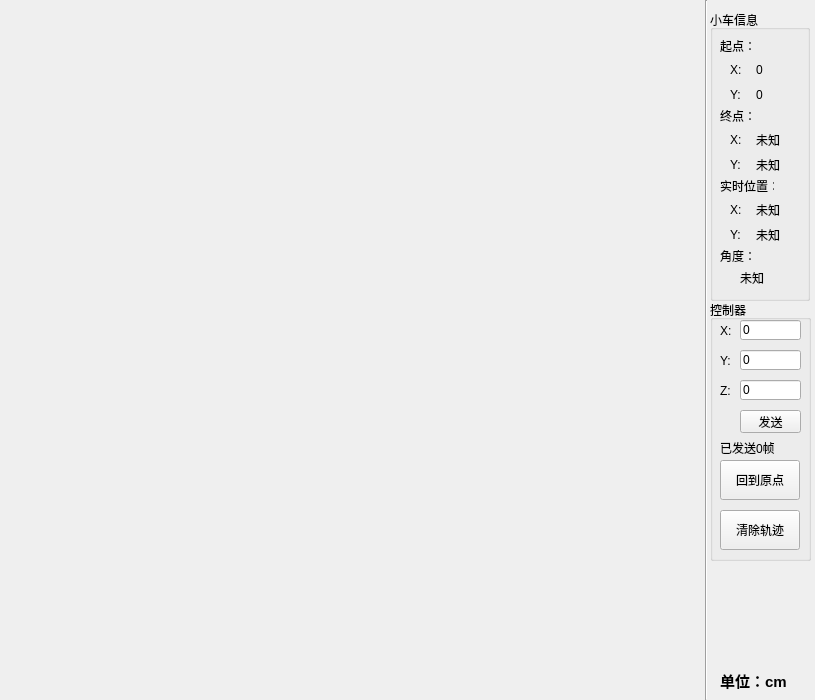
<?xml version="1.0" encoding="UTF-8"?>
<ui version="4.0">
 <class>Form</class>
 <widget class="QWidget" name="Form">
  <property name="geometry">
   <rect>
    <x>0</x>
    <y>0</y>
    <width>815</width>
    <height>700</height>
   </rect>
  </property>
  <property name="windowTitle">
   <string>Form</string>
  </property>
  <widget class="QGroupBox" name="groupBox">
   <property name="geometry">
    <rect>
     <x>710</x>
     <y>10</y>
     <width>100</width>
     <height>291</height>
    </rect>
   </property>
   <property name="minimumSize">
    <size>
     <width>0</width>
     <height>0</height>
    </size>
   </property>
   <property name="maximumSize">
    <size>
     <width>100</width>
     <height>350</height>
    </size>
   </property>
   <property name="title">
    <string>小车信息</string>
   </property>
   <widget class="QLabel" name="label">
    <property name="geometry">
     <rect>
      <x>10</x>
      <y>170</y>
      <width>54</width>
      <height>12</height>
     </rect>
    </property>
    <property name="text">
     <string>实时位置：</string>
    </property>
   </widget>
   <widget class="QLabel" name="label_6">
    <property name="geometry">
     <rect>
      <x>10</x>
      <y>30</y>
      <width>54</width>
      <height>12</height>
     </rect>
    </property>
    <property name="text">
     <string>起点：</string>
    </property>
   </widget>
   <widget class="QLabel" name="label_9">
    <property name="geometry">
     <rect>
      <x>10</x>
      <y>100</y>
      <width>54</width>
      <height>12</height>
     </rect>
    </property>
    <property name="text">
     <string>终点：</string>
    </property>
   </widget>
   <widget class="QWidget" name="layoutWidget">
    <property name="geometry">
     <rect>
      <x>20</x>
      <y>120</y>
      <width>76</width>
      <height>44</height>
     </rect>
    </property>
    <layout class="QVBoxLayout" name="verticalLayout_2">
     <item>
      <layout class="QHBoxLayout" name="horizontalLayout_3">
       <item>
        <widget class="QLabel" name="label_4">
         <property name="minimumSize">
          <size>
           <width>16</width>
           <height>16</height>
          </size>
         </property>
         <property name="text">
          <string>X:</string>
         </property>
        </widget>
       </item>
       <item>
        <widget class="QLabel" name="endX_label">
         <property name="minimumSize">
          <size>
           <width>50</width>
           <height>16</height>
          </size>
         </property>
         <property name="text">
          <string>未知</string>
         </property>
        </widget>
       </item>
      </layout>
     </item>
     <item>
      <layout class="QHBoxLayout" name="horizontalLayout_4">
       <item>
        <widget class="QLabel" name="label_5">
         <property name="minimumSize">
          <size>
           <width>16</width>
           <height>16</height>
          </size>
         </property>
         <property name="text">
          <string>Y:</string>
         </property>
        </widget>
       </item>
       <item>
        <widget class="QLabel" name="endY_label">
         <property name="minimumSize">
          <size>
           <width>50</width>
           <height>16</height>
          </size>
         </property>
         <property name="text">
          <string>未知</string>
         </property>
        </widget>
       </item>
      </layout>
     </item>
    </layout>
   </widget>
   <widget class="QWidget" name="layoutWidget_2">
    <property name="geometry">
     <rect>
      <x>20</x>
      <y>190</y>
      <width>76</width>
      <height>44</height>
     </rect>
    </property>
    <layout class="QVBoxLayout" name="verticalLayout_3">
     <item>
      <layout class="QHBoxLayout" name="horizontalLayout_5">
       <item>
        <widget class="QLabel" name="label_7">
         <property name="minimumSize">
          <size>
           <width>16</width>
           <height>16</height>
          </size>
         </property>
         <property name="text">
          <string>X:</string>
         </property>
        </widget>
       </item>
       <item>
        <widget class="QLabel" name="positionX_label">
         <property name="minimumSize">
          <size>
           <width>50</width>
           <height>16</height>
          </size>
         </property>
         <property name="text">
          <string>未知</string>
         </property>
        </widget>
       </item>
      </layout>
     </item>
     <item>
      <layout class="QHBoxLayout" name="horizontalLayout_6">
       <item>
        <widget class="QLabel" name="label_8">
         <property name="minimumSize">
          <size>
           <width>16</width>
           <height>16</height>
          </size>
         </property>
         <property name="text">
          <string>Y:</string>
         </property>
        </widget>
       </item>
       <item>
        <widget class="QLabel" name="positionY_label">
         <property name="minimumSize">
          <size>
           <width>50</width>
           <height>16</height>
          </size>
         </property>
         <property name="text">
          <string>未知</string>
         </property>
        </widget>
       </item>
      </layout>
     </item>
    </layout>
   </widget>
   <widget class="QWidget" name="layoutWidget">
    <property name="geometry">
     <rect>
      <x>20</x>
      <y>50</y>
      <width>76</width>
      <height>44</height>
     </rect>
    </property>
    <layout class="QVBoxLayout" name="verticalLayout">
     <item>
      <layout class="QHBoxLayout" name="horizontalLayout">
       <item>
        <widget class="QLabel" name="label_2">
         <property name="minimumSize">
          <size>
           <width>16</width>
           <height>16</height>
          </size>
         </property>
         <property name="text">
          <string>X:</string>
         </property>
        </widget>
       </item>
       <item>
        <widget class="QLabel" name="startX_label">
         <property name="minimumSize">
          <size>
           <width>50</width>
           <height>16</height>
          </size>
         </property>
         <property name="text">
          <string>0</string>
         </property>
        </widget>
       </item>
      </layout>
     </item>
     <item>
      <layout class="QHBoxLayout" name="horizontalLayout_2">
       <item>
        <widget class="QLabel" name="label_3">
         <property name="minimumSize">
          <size>
           <width>16</width>
           <height>16</height>
          </size>
         </property>
         <property name="text">
          <string>Y:</string>
         </property>
        </widget>
       </item>
       <item>
        <widget class="QLabel" name="startY_label">
         <property name="minimumSize">
          <size>
           <width>50</width>
           <height>16</height>
          </size>
         </property>
         <property name="text">
          <string>0</string>
         </property>
        </widget>
       </item>
      </layout>
     </item>
    </layout>
   </widget>
   <widget class="QWidget" name="layoutWidget">
    <property name="geometry">
     <rect>
      <x>0</x>
      <y>0</y>
      <width>74</width>
      <height>18</height>
     </rect>
    </property>
    <layout class="QHBoxLayout" name="horizontalLayout_7"/>
   </widget>
  </widget>
  <widget class="Line" name="line">
   <property name="geometry">
    <rect>
     <x>705</x>
     <y>0</y>
     <width>3</width>
     <height>700</height>
    </rect>
   </property>
   <property name="orientation">
    <enum>Qt::Vertical</enum>
   </property>
  </widget>
  <widget class="QGroupBox" name="groupBox_2">
   <property name="geometry">
    <rect>
     <x>710</x>
     <y>300</y>
     <width>101</width>
     <height>261</height>
    </rect>
   </property>
   <property name="title">
    <string>控制器</string>
   </property>
   <widget class="QLineEdit" name="lineEdit_tragetX">
    <property name="geometry">
     <rect>
      <x>30</x>
      <y>20</y>
      <width>61</width>
      <height>20</height>
     </rect>
    </property>
    <property name="text">
     <string>0</string>
    </property>
   </widget>
   <widget class="QLabel" name="label_10">
    <property name="geometry">
     <rect>
      <x>10</x>
      <y>20</y>
      <width>16</width>
      <height>21</height>
     </rect>
    </property>
    <property name="text">
     <string>X:</string>
    </property>
   </widget>
   <widget class="QLineEdit" name="lineEdit_tragetY">
    <property name="geometry">
     <rect>
      <x>30</x>
      <y>50</y>
      <width>61</width>
      <height>20</height>
     </rect>
    </property>
    <property name="text">
     <string>0</string>
    </property>
   </widget>
   <widget class="QLabel" name="label_14">
    <property name="geometry">
     <rect>
      <x>10</x>
      <y>50</y>
      <width>16</width>
      <height>21</height>
     </rect>
    </property>
    <property name="text">
     <string>Y:</string>
    </property>
   </widget>
   <widget class="QPushButton" name="pushButton_sendTargetPosition">
    <property name="geometry">
     <rect>
      <x>30</x>
      <y>110</y>
      <width>61</width>
      <height>23</height>
     </rect>
    </property>
    <property name="text">
     <string>发送</string>
    </property>
   </widget>
   <widget class="QLabel" name="label_sendCounter">
    <property name="geometry">
     <rect>
      <x>10</x>
      <y>140</y>
      <width>91</width>
      <height>16</height>
     </rect>
    </property>
    <property name="text">
     <string>已发送0帧</string>
    </property>
   </widget>
   <widget class="QPushButton" name="back_pushButton">
    <property name="geometry">
     <rect>
      <x>10</x>
      <y>160</y>
      <width>80</width>
      <height>40</height>
     </rect>
    </property>
    <property name="minimumSize">
     <size>
      <width>70</width>
      <height>0</height>
     </size>
    </property>
    <property name="maximumSize">
     <size>
      <width>200</width>
      <height>50</height>
     </size>
    </property>
    <property name="text">
     <string>回到原点</string>
    </property>
   </widget>
   <widget class="QPushButton" name="clear_pushButton">
    <property name="geometry">
     <rect>
      <x>10</x>
      <y>210</y>
      <width>80</width>
      <height>40</height>
     </rect>
    </property>
    <property name="minimumSize">
     <size>
      <width>70</width>
      <height>0</height>
     </size>
    </property>
    <property name="maximumSize">
     <size>
      <width>200</width>
      <height>50</height>
     </size>
    </property>
    <property name="text">
     <string>清除轨迹</string>
    </property>
   </widget>
   <widget class="QLineEdit" name="lineEdit_tragetZ">
    <property name="geometry">
     <rect>
      <x>30</x>
      <y>80</y>
      <width>61</width>
      <height>20</height>
     </rect>
    </property>
    <property name="text">
     <string>0</string>
    </property>
   </widget>
   <widget class="QLabel" name="label_15">
    <property name="geometry">
     <rect>
      <x>10</x>
      <y>80</y>
      <width>16</width>
      <height>21</height>
     </rect>
    </property>
    <property name="text">
     <string>Z:</string>
    </property>
   </widget>
  </widget>
  <widget class="QLabel" name="label_13">
   <property name="geometry">
    <rect>
     <x>720</x>
     <y>570</y>
     <width>91</width>
     <height>91</height>
    </rect>
   </property>
   <property name="text">
    <string/>
   </property>
   <property name="pixmap">
    <pixmap resource="image.qrc">:/image/img/axid.PNG</pixmap>
   </property>
   <property name="scaledContents">
    <bool>true</bool>
   </property>
  </widget>
  <widget class="QLabel" name="label_11">
   <property name="geometry">
    <rect>
     <x>720</x>
     <y>670</y>
     <width>71</width>
     <height>21</height>
    </rect>
   </property>
   <property name="font">
    <font>
     <pointsize>11</pointsize>
     <weight>75</weight>
     <bold>true</bold>
    </font>
   </property>
   <property name="text">
    <string>单位：cm</string>
   </property>
  </widget>
  <widget class="QLabel" name="endA_label">
   <property name="geometry">
    <rect>
     <x>740</x>
     <y>270</y>
     <width>50</width>
     <height>16</height>
    </rect>
   </property>
   <property name="minimumSize">
    <size>
     <width>50</width>
     <height>16</height>
    </size>
   </property>
   <property name="text">
    <string>未知</string>
   </property>
  </widget>
  <widget class="QLabel" name="label_12">
   <property name="geometry">
    <rect>
     <x>720</x>
     <y>250</y>
     <width>54</width>
     <height>12</height>
    </rect>
   </property>
   <property name="text">
    <string>角度：</string>
   </property>
  </widget>
 </widget>
 <resources>
  <include location="image.qrc"/>
 </resources>
 <connections/>
</ui>
